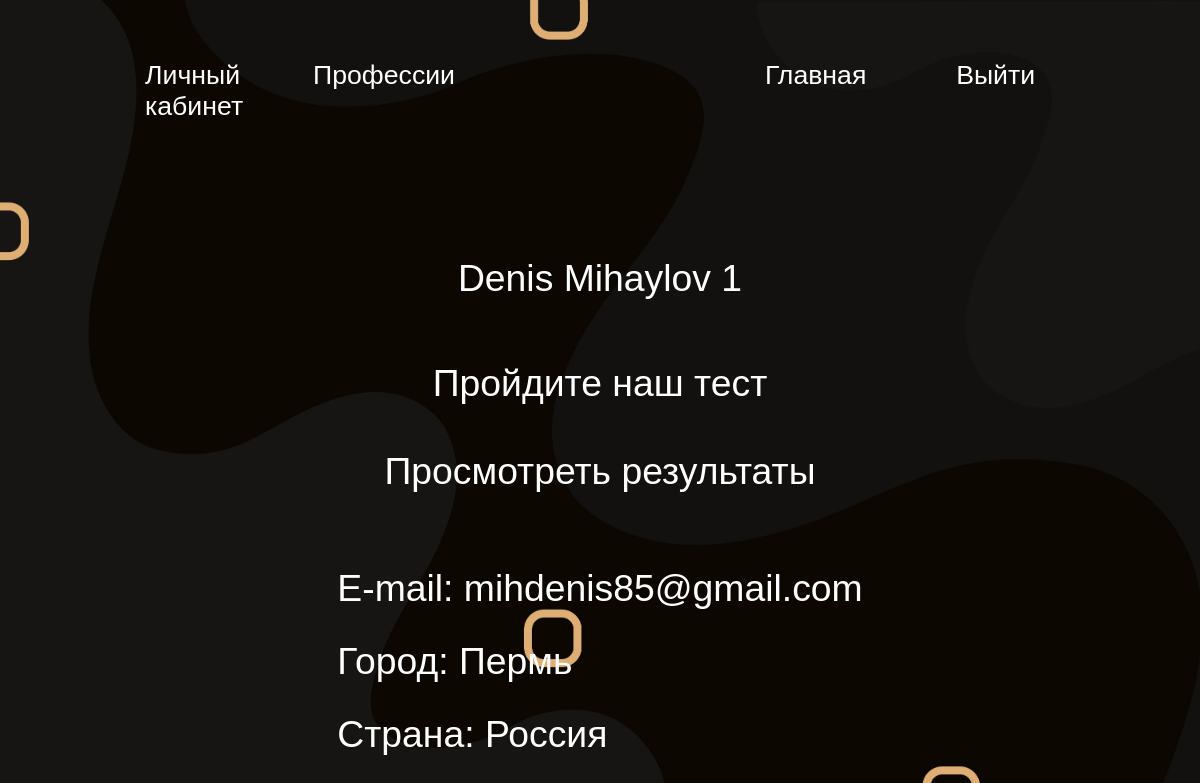
Screenshot of /account_info (signed in) with the database file from the repository.
### Project/data/models/users.py (models this page shows, shortened)
class User(SqlAlchemyBase, UserMixin, SerializerMixin):
    __tablename__ = 'users'
    id = Column(Integer, primary_key=True, autoincrement=True)
    surname = Column(String)
    name = Column(String)
    country = Column(String)
    city = Column(String)
    email = Column(String, index=True, unique=True)
    age = Column(Integer)
    test1_results = Column(String)
    test2_results = Column(String)
    hashed_password = Column(String)

### Project/application.py (the view)
@app.route('/account_info')
@login_required
def account_info():
    return render_template('account.html', title='Твоя профессия', user=current_user,
                           useracc=(current_user.name + ' ' + current_user.surname))

### Project/application.py (called while the page is built)
@login_manager.user_loader
def load_user(user_id):
    db = db_session.create_session()
    return db.query(User).get(user_id)

### Project/data/db_session.py (called while the page is built)
def create_session() -> orm.Session:
    global __factory
    return __factory()

### Project/templates/account.html (shortened to what this page needs)
{% extends 'base.html' %}
{% block content %}
<main class='container text-center'>
    <h1 class="text-register professions-categories" align="center">{{useracc}}</h1>
    <a href="/psycho_test1/{{ current_user.id }}" align="center"><div class="profession_description_button account-button" align="center">Пройдите наш тест</div></a>
    <a href="/test1_results" align="center"><div class="profession_description_button account-button" align="center">Просмотреть результаты</div></a>
    <ul class="text_list_account">
	    <li class="point_text_list_account">E-mail: {{ user.email }}</li>
	    <li class="point_text_list_account">Город: {{ user.city }}</li>
	    <li class="point_text_list_account">Страна: {{ user.country }}</li>
	</ul>
</main>
{% endblock %}

### Project/static/css/style1.css (style rules this page uses)
body { margin: 0px; padding: 0px; width: 100%; min-height: 100vh; font-family: Arial; background: url(images/background.png) no-repeat; -moz-background-size: cover; -webkit-background-size: cover; -o-background-size: cover; background-size: cover; color: white; }
a { text-decoration: none; color: white; }
ul { padding: 0; }
.text_list_account { list-style-type: none; font-size: 28pt; }
.point_text_list_account { margin-bottom: 30px; animation-duration: 1s; animation-name: unfade_banner; }
.professions-categories { color: white; font-weight: normal; font-size: 28pt; animation-duration: 1s; animation-name: unfade_banner; }
.text-register { color: white; font-size: 28pt; animation-duration: 1s; animation-name: unfade_banner; font-weight: normal; margin-bottom: 25px; }
.profession_description_button { font-size: 28pt; border-radius: 30px; border-color: none; background-color: none; color: white; padding-top: 10px; padding-bottom: 10px; padding-left: 25px; padding-right: 25px; margin-left: -25px; transition: 1s; margin-top: 50px; animation-duration: 1s; animation-name: unfade_3_step; margin-bottom: 50px; }
.account-button { margin: 0px; margin-bottom: 25px; }

### Project/templates/base.html (style rules this page uses)
body { background: url(../static/img/background.png) no-repeat; -moz-background-size: cover; -webkit-background-size: cover; -o-background-size: cover; background-size: cover; }

### rows the page displays
User: email "mihdenis85@gmail.com", city "Пермь", country "Россия"

### other values shown
{{ useracc }} "Denis Mihaylov 1"
